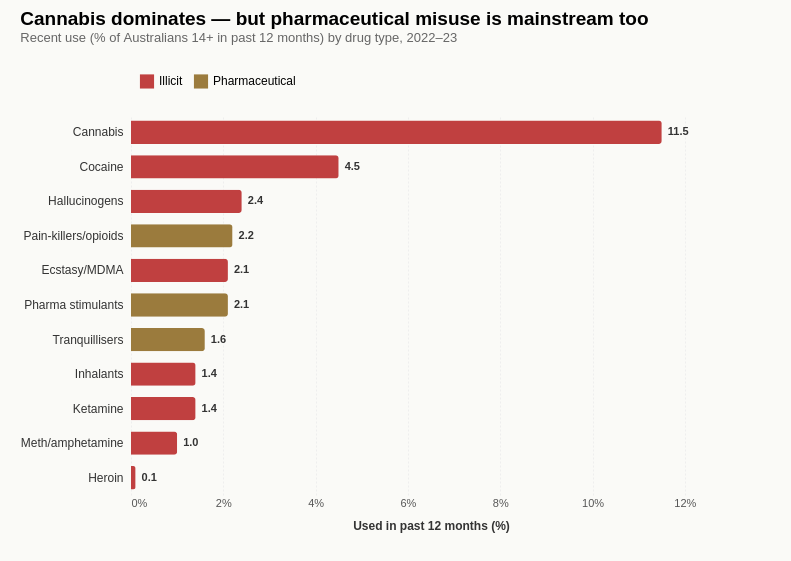

The Vega-Lite source for this figure:
### Vega-Lite specification from a JSON file in a GitHub repository (floating-point values rounded to 4 significant figures)
{"$schema": "https://vega.github.io/schema/vega-lite/v5.json", "title": {"text": "Cannabis dominates — but pharmaceutical misuse is mainstream too", "subtitle": "Recent use (% of Australians 14+ in past 12 months) by drug type, 2022–23", "anchor": "start", "fontSize": 19, "subtitleFontSize": 13, "subtitleColor": "#666", "offset": 20}, "config": {"view": {"stroke": null}, "font": "sans-serif"}, "background": "#FAFAF7", "width": 600, "height": 380, "padding": {"left": 20, "right": 60, "top": 10, "bottom": 30}, "data": {"values": [{"drug": "Cannabis", "rate": 11.5, "category": "Illicit"}, {"drug": "Cocaine", "rate": 4.5, "category": "Illicit"}, {"drug": "Hallucinogens", "rate": 2.4, "category": "Illicit"}, {"drug": "Pain-killers/opioids", "rate": 2.2, "category": "Pharmaceutical"}, {"drug": "Ecstasy/MDMA", "rate": 2.1, "category": "Illicit"}, {"drug": "Pharma stimulants", "rate": 2.1, "category": "Pharmaceutical"}, {"drug": "Tranquillisers", "rate": 1.6, "category": "Pharmaceutical"}, {"drug": "Inhalants", "rate": 1.4, "category": "Illicit"}, {"drug": "Ketamine", "rate": 1.4, "category": "Illicit"}, {"drug": "Meth/amphetamine", "rate": 1.0, "category": "Illicit"}, {"drug": "Heroin", "rate": 0.1, "category": "Illicit"}]}, "layer": [{"mark": {"type": "bar", "cornerRadiusEnd": 3, "height": {"band": 0.75}}, "encoding": {"y": {"field": "drug", "type": "nominal", "sort": ["Cannabis", "Cocaine", "Hallucinogens", "Pain-killers/opioids", "Ecstasy/MDMA", "Pharma stimulants", "Tranquillisers", "Inhalants", "Ketamine", "Meth/amphetamine", "Heroin"], "title": null, "axis": {"labelFontSize": 12, "labelColor": "#333", "domain": false, "ticks": false, "labelPadding": 8}}, "x": {"field": "rate", "type": "quantitative", "title": "Used in past 12 months (%)", "scale": {"domain": [0, 13]}, "axis": {"values": [0, 2, 4, 6, 8, 10, 12], "labelExpr": "datum.value + '%'", "labelFontSize": 11, "labelColor": "#555", "titleFontSize": 12, "titleColor": "#333", "domain": false, "ticks": false, "grid": true, "gridColor": "#EEE", "gridDash": [2, 2], "titlePadding": 12}}, "color": {"field": "category", "type": "nominal", "scale": {"domain": ["Illicit", "Pharmaceutical"], "range": ["#C04040", "#9B7B3D"]}, "legend": {"orient": "top", "title": null, "labelFontSize": 12, "symbolType": "square", "symbolSize": 200, "padding": 8}}}}, {"mark": {"type": "text", "fontSize": 11, "fontWeight": 600, "color": "#333", "align": "left", "dx": 6}, "encoding": {"y": {"field": "drug", "type": "nominal", "sort": ["Cannabis", "Cocaine", "Hallucinogens", "Pain-killers/opioids", "Ecstasy/MDMA", "Pharma stimulants", "Tranquillisers", "Inhalants", "Ketamine", "Meth/amphetamine", "Heroin"]}, "x": {"field": "rate", "type": "quantitative"}, "text": {"field": "rate", "format": ".1f"}}}]}
